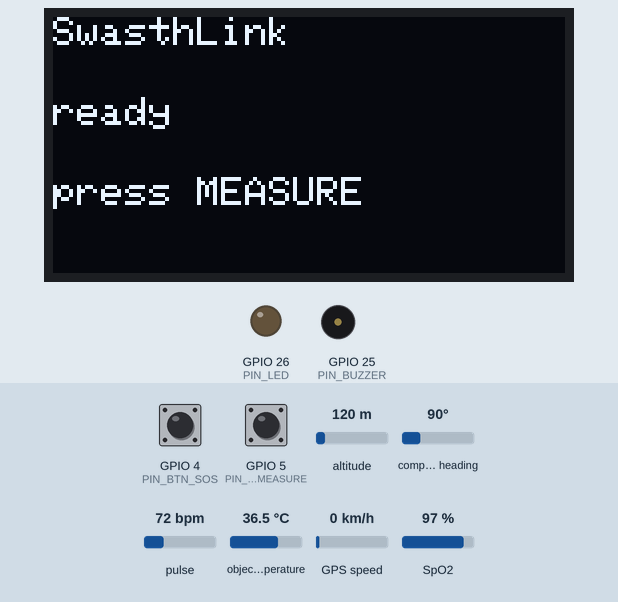
Recording of a sketch running on a simulated ESP32. Shown: 128×64 one-colour display, output pins drawn as LEDs (lit = HIGH), buzzer (waves = sounding, pin HIGH). Inputs (shaded band) come from the test bench; at power-on: GPIO 4 (PIN_BTN_SOS) HIGH, GPIO 5 (PIN_BTN_MEASURE) HIGH, altitude 120 m, compass heading 90°, pulse 72 bpm, object temperature 36.5 °C, GPS speed 0 km/h, SpO2 97 %. Storage starts empty; the GPS gets a fix after 3 s at 37.7749, -122.4194 with 8 satellites; nothing arrives over Bluetooth unless stated; the modem accepts every AT command (registered, SIM ready, sends succeed) and sends nothing else; a phone connects over Bluetooth LE 3 s after start.

Above: at 1.2 s.
1.3 s: GPIO 4 (PIN_BTN_SOS) pulled LOW for 3.2 s
At 3.47 s:
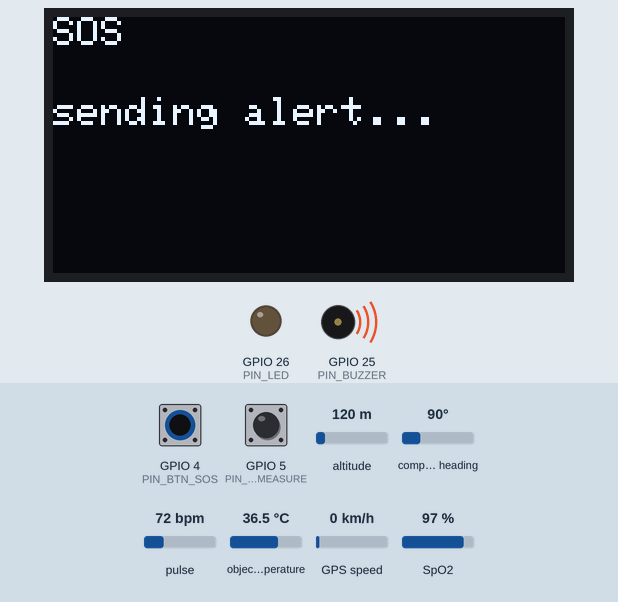
At 5.8 s:
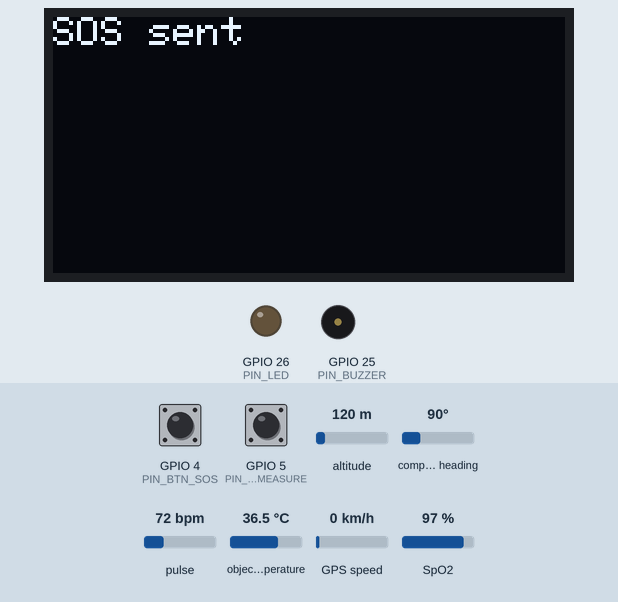
6.0 s: GPIO 5 (PIN_BTN_MEASURE) pulled LOW for 0.15 s
At 7.4 s:
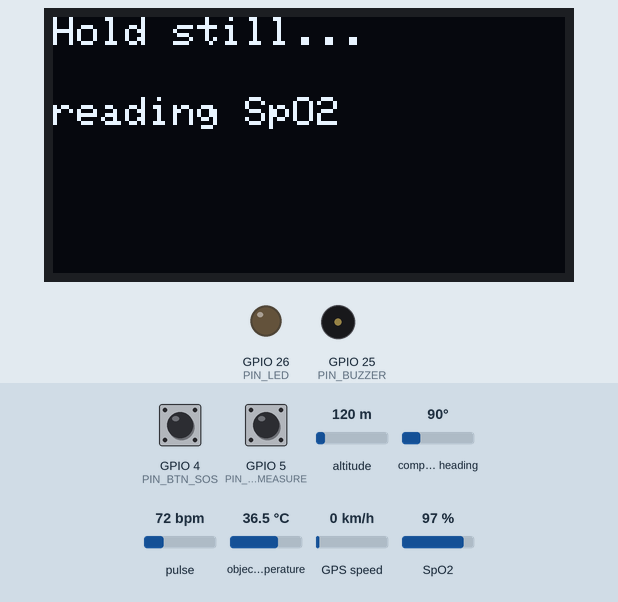
Timing chart, 0 to 9.0 s (numbered marks = the images above; inputs shaded):
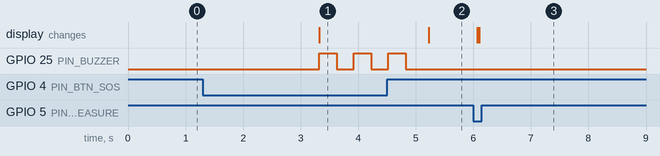

The sketch:

swasthlink_device.ino
```cpp
// SwasthLink handheld: SpO2 + pulse (MAX30102), forehead temperature (MLX90614), OLED, BLE to the worker phone, SMS alert over SIM800L.
// Libraries: SparkFun MAX3010x, Adafruit MLX90614, Adafruit SSD1306 + GFX, TinyGPSPlus. (BLE + LittleFS ship with the ESP32 core.)
// STATUS: triage logic is test-verified (tests/run_all.sh). Sensor, BLE and GSM code is NOT yet run on hardware: bring up one block at a time.
#include <Wire.h>
#include <Adafruit_GFX.h>
#include <Adafruit_SSD1306.h>
#include <Adafruit_MLX90614.h>
#include "MAX30105.h"
#include "spo2_algorithm.h"
#include <TinyGPSPlus.h>
#include <BLEDevice.h>
#include <BLEServer.h>
#include <BLE2902.h>
#include <LittleFS.h>
#include "config.h"
#include "sl_triage.h"

Adafruit_SSD1306 oled(128, 64, &Wire, -1);
Adafruit_MLX90614 mlx;
MAX30105 ppg;
TinyGPSPlus gps;
BLECharacteristic *chr;
bool bleConnected = false;
uint32_t irBuf[100], redBuf[100];
int caseNo = 0;

class SrvCb : public BLEServerCallbacks {
  void onConnect(BLEServer *) { bleConnected = true; }
  void onDisconnect(BLEServer *s) { bleConnected = false; s->startAdvertising(); }
};

void show(const char *l1, const char *l2 = "", const char *l3 = "") {
  oled.clearDisplay(); oled.setTextColor(SSD1306_WHITE); oled.setTextSize(1);
  oled.setCursor(0, 0); oled.println(l1); oled.setCursor(0, 20); oled.println(l2); oled.setCursor(0, 40); oled.println(l3); oled.display();
}
void beep(int n, int ms = 120) { for (int i = 0; i < n; i++) { digitalWrite(PIN_BUZZER, HIGH); delay(ms); digitalWrite(PIN_BUZZER, LOW); delay(ms); } }

bool at(const char *cmd, const char *expect, uint32_t timeout = 2000) {
  Serial2.println(cmd); uint32_t t = millis(); String r;
  while (millis() - t < timeout) { while (Serial2.available()) r += (char)Serial2.read(); if (r.indexOf(expect) >= 0) return true; }
  return false;
}
bool sendSMS(const char *num, const String &text) {
  if (!at("AT", "OK") || !at("AT+CMGF=1", "OK")) return false;
  String c = String("AT+CMGS=\"") + num + "\""; if (!at(c.c_str(), ">", 5000)) return false;
  Serial2.print(text.substring(0, 158)); Serial2.write(26);
  return at("", "+CMGS", 15000);
}
String locText() { return gps.location.isValid() ? String(gps.location.lat(), 5) + "," + String(gps.location.lng(), 5) : String("noloc"); }
void alertPHC(const String &msg) { sendSMS(PHC_NUMBER_1, msg); sendSMS(PHC_NUMBER_2, msg); }

void logCase(const String &line) { File f = LittleFS.open("/cases.csv", FILE_APPEND); if (f) { f.println(line); f.close(); } }

void notifyBLE(float spo2, float hr, float temp, bool ok) {
  if (!bleConnected) return;
  char js[120]; snprintf(js, sizeof js, "{\"id\":\"%s-%d\",\"spo2\":%s,\"pulse\":%s,\"temp_c\":%s,\"sq\":%d}", DEVICE_ID, caseNo,
    isnan(spo2) ? "null" : String(spo2, 0).c_str(), isnan(hr) ? "null" : String(hr, 0).c_str(), isnan(temp) ? "null" : String(temp, 1).c_str(), ok ? 1 : 0);
  chr->setValue((uint8_t *)js, strlen(js)); chr->notify();
}

void measure() {
  show("Place finger", "on the sensor"); uint32_t t0 = millis();
  while (ppg.getIR() < FINGER_IR_MIN) { if (millis() - t0 > 15000) { show("No finger", "detected"); beep(2); return; } delay(50); }
  show("Hold still...", "reading SpO2");
  for (int i = 0; i < 100; i++) { while (!ppg.available()) ppg.check(); redBuf[i] = ppg.getRed(); irBuf[i] = ppg.getIR(); ppg.nextSample(); }
  int32_t spo2 = 0, hr = 0; int8_t vS = 0, vH = 0;
  for (int rep = 0; rep < 4; rep++) {
    maxim_heart_rate_and_oxygen_saturation(irBuf, 100, redBuf, &spo2, &vS, &hr, &vH);
    for (int i = 25; i < 100; i++) { redBuf[i - 25] = redBuf[i]; irBuf[i - 25] = irBuf[i]; }
    for (int i = 75; i < 100; i++) { while (!ppg.available()) ppg.check(); redBuf[i] = ppg.getRed(); irBuf[i] = ppg.getIR(); ppg.nextSample(); }
  }
  float sp = (vS && spo2 >= 70 && spo2 <= 100) ? spo2 : NAN;   // unreliable -> NAN -> app asks to retake
  float hrv = (vH && hr >= 30 && hr <= 220) ? hr : NAN;
  show("Point at forehead", "3-5 cm away"); delay(2500);
  float tsum = 0; for (int i = 0; i < 5; i++) { tsum += mlx.readObjectTempC(); delay(60); }
  float temp = tsum / 5 + TEMP_OFFSET_C; if (temp < 30 || temp > 43) temp = NAN;
  caseNo++;
  SLResult r = sl_triage(sp, hrv, temp, 0, false);  // vitals only; symptoms are added in the phone app, server recomputes
  const char *names[] = {"ROUTINE", "MONITOR", "URGENT", "RETAKE"};
  char l2[40], l3[40]; snprintf(l2, sizeof l2, "SpO2 %.0f HR %.0f", sp, hrv); snprintf(l3, sizeof l3, "T %.1f  %s", temp, names[r.level]);
  show(names[r.level], l2, l3);
  notifyBLE(sp, hrv, temp, !r.needs_retake);
  logCase(String(DEVICE_ID) + "-" + caseNo + "," + sp + "," + hrv + "," + temp + "," + names[r.level] + "," + locText());
  if (r.level == SL_URGENT) {
    beep(5, 200);
    String m = String("SWASTH URGENT ") + DEVICE_ID + "-" + caseNo + " SpO2 " + (isnan(sp) ? -1 : (int)sp) + " HR " + (isnan(hrv) ? -1 : (int)hrv) + " T " + String(temp, 1) + " loc " + locText();
    alertPHC(m);  // always send SMS on URGENT: works on 2G with no phone connected
  } else if (r.level == SL_RETAKE) beep(2);
}

void setup() {
  Serial.begin(115200); Serial2.begin(9600, SERIAL_8N1, GSM_RX, GSM_TX); Serial1.begin(9600, SERIAL_8N1, GPS_RX, -1);
  pinMode(PIN_BTN_MEASURE, INPUT_PULLUP); pinMode(PIN_BTN_SOS, INPUT_PULLUP); pinMode(PIN_BUZZER, OUTPUT); pinMode(PIN_LED, OUTPUT);
  Wire.begin(PIN_SDA, PIN_SCL);
  oled.begin(SSD1306_SWITCHCAPVCC, 0x3C); mlx.begin(); LittleFS.begin(true);
  ppg.begin(Wire, I2C_SPEED_FAST); ppg.setup(60, 4, 2, 100, 411, 4096);  // brightness, avg, RED+IR, 100 sps, pulse width, ADC range
  BLEDevice::init(BLE_NAME); BLEServer *s = BLEDevice::createServer(); s->setCallbacks(new SrvCb());
  BLEService *svc = s->createService(SVC_UUID);
  chr = svc->createCharacteristic(CHR_UUID, BLECharacteristic::PROPERTY_NOTIFY); chr->addDescriptor(new BLE2902());
  svc->start(); s->getAdvertising()->addServiceUUID(SVC_UUID); s->startAdvertising();
  show("SwasthLink", "ready", "press MEASURE");
}

void loop() {
  while (Serial1.available()) gps.encode(Serial1.read());
  if (digitalRead(PIN_BTN_MEASURE) == LOW) { delay(40); if (digitalRead(PIN_BTN_MEASURE) == LOW) { measure(); show("SwasthLink", "ready", "press MEASURE"); } }
  if (digitalRead(PIN_BTN_SOS) == LOW) {  // hold 2 s
    uint32_t t = millis(); while (digitalRead(PIN_BTN_SOS) == LOW && millis() - t < 2000) delay(10);
    if (millis() - t >= 2000) { show("SOS", "sending alert..."); beep(3, 300); alertPHC(String("SWASTH SOS ") + DEVICE_ID + " loc " + locText()); show("SOS sent", "", ""); }
  }
}
```

sl_triage.h
```cpp
// SwasthLink triage (C++, no Arduino deps). Mirrors triage/triage.py. Adult NEWS2-adapted thresholds; not diagnostic.
#pragma once
#include <math.h>
#include <stdio.h>
#include <string.h>

enum SLLevel { SL_ROUTINE = 0, SL_MONITOR = 1, SL_URGENT = 2, SL_RETAKE = 3 };
// danger-sign bitmask
enum { SL_D_BREATHLESS = 1, SL_D_CHEST = 2, SL_D_CONVULSION = 4, SL_D_UNCONSCIOUS = 8, SL_D_BLEED_PREG = 16, SL_D_HEADACHE_VISION = 32, SL_D_ABDOMINAL = 64, SL_D_CANNOT_FEED = 128 };
static const char *SL_DNAMES[8] = {"breathlessness", "chest pain", "convulsion", "unconscious/drowsy", "bleeding in pregnancy", "severe headache+vision", "severe abdominal pain", "cannot drink/feed"};

struct SLResult { int score; SLLevel level; bool needs_retake, red_flag; char reasons[200]; };

static inline int sl_spo2_pts(float v) { return v >= 96 ? 0 : v >= 94 ? 1 : v >= 92 ? 2 : 3; }
static inline int sl_pulse_pts(float v) { int r = (int)lroundf(v); return r <= 40 ? 3 : r <= 50 ? 1 : r <= 90 ? 0 : r <= 110 ? 1 : r <= 130 ? 2 : 3; }
static inline int sl_temp_pts(float v) { float r = roundf(v * 10.0f) / 10.0f; return r <= 35.0f ? 3 : r <= 36.0f ? 1 : r <= 38.0f ? 0 : r <= 39.0f ? 1 : 2; }

// Use NAN for a missing/unreliable reading. child=true applies the conservative paediatric rule.
static SLResult sl_triage(float spo2, float pulse, float temp_c, unsigned danger, bool child) {
  SLResult r; r.score = 0; r.needs_retake = false; r.red_flag = false; r.reasons[0] = 0;
  bool red = false; int n = 0;
  auto add = [&](const char *s) { n += snprintf(r.reasons + n, sizeof(r.reasons) - n, "%s%s", n ? "; " : "", s); if (n >= (int)sizeof(r.reasons)) n = sizeof(r.reasons) - 1; };
  char buf[48];
  if (isnan(spo2)) { r.needs_retake = true; add("SpO2 retake"); } else { int p = sl_spo2_pts(spo2); r.score += p; red |= p == 3; if (p) { snprintf(buf, sizeof buf, "SpO2 %.0f (%d)", spo2, p); add(buf); } }
  if (isnan(pulse)) { r.needs_retake = true; add("Pulse retake"); } else { int p = sl_pulse_pts(pulse); r.score += p; red |= p == 3; if (p) { snprintf(buf, sizeof buf, "Pulse %.0f (%d)", pulse, p); add(buf); } }
  if (isnan(temp_c)) { r.needs_retake = true; add("Temp retake"); } else { int p = sl_temp_pts(temp_c); r.score += p; red |= p == 3; if (p) { snprintf(buf, sizeof buf, "Temp %.1f (%d)", temp_c, p); add(buf); } }
  for (int i = 0; i < 8; i++) if (danger & (1u << i)) { snprintf(buf, sizeof buf, "Danger: %s", SL_DNAMES[i]); add(buf); }
  r.red_flag = red || danger;
  r.level = (danger || red || r.score >= 5) ? SL_URGENT : r.score >= 3 ? SL_MONITOR : SL_ROUTINE;
  if (child && r.level == SL_ROUTINE && r.score >= 1) r.level = SL_MONITOR;
  if (r.needs_retake && r.level == SL_ROUTINE) r.level = SL_RETAKE;
  return r;
}
```

config.h
```cpp
#pragma once
// ---- edit these ----
#define DEVICE_ID      "SL01"
#define BLE_NAME       "SwasthLink-SL01"
#define PHC_NUMBER_1   "+91XXXXXXXXXX"     // PHC doctor mobile (SMS alerts)
#define PHC_NUMBER_2   "+91YYYYYYYYYY"     // ANM / medical officer
#define TEMP_OFFSET_C  0.0f                // forehead IR reads below core temp: CALIBRATE against a reference thermometer
#define FINGER_IR_MIN  50000               // raw IR level that means "finger present"; tune per enclosure
// BLE UUIDs (must match server/public/worker.html)
#define SVC_UUID  "6e400001-b5a3-f393-e0a9-e50e3c8e0001"
#define CHR_UUID  "6e400001-b5a3-f393-e0a9-e50e3c8e0002"
// Pins (ESP32 DevKit)
#define PIN_SDA 21
#define PIN_SCL 22
#define PIN_BTN_MEASURE 5
#define PIN_BTN_SOS 4
#define PIN_BUZZER 25
#define PIN_LED 26
#define GSM_RX 16   // ESP32 RX2 <- SIM800L TXD
#define GSM_TX 17   // ESP32 TX2 -> SIM800L RXD
#define GPS_RX 18   // ESP32 RX  <- NEO-6M TXD
```

Measured:
- after the input at 1.3 s, GPIO 25 (PIN_BUZZER): alternates HIGH for 0.30 s and LOW for 0.30 s, 6 changes in all, then stays LOW, starting after 2.0 s; the display: changes after 2.0 s (image 1)
- after the input at 6.0 s, the display: first changes after 0.07 s (image 3 shows a later state)
